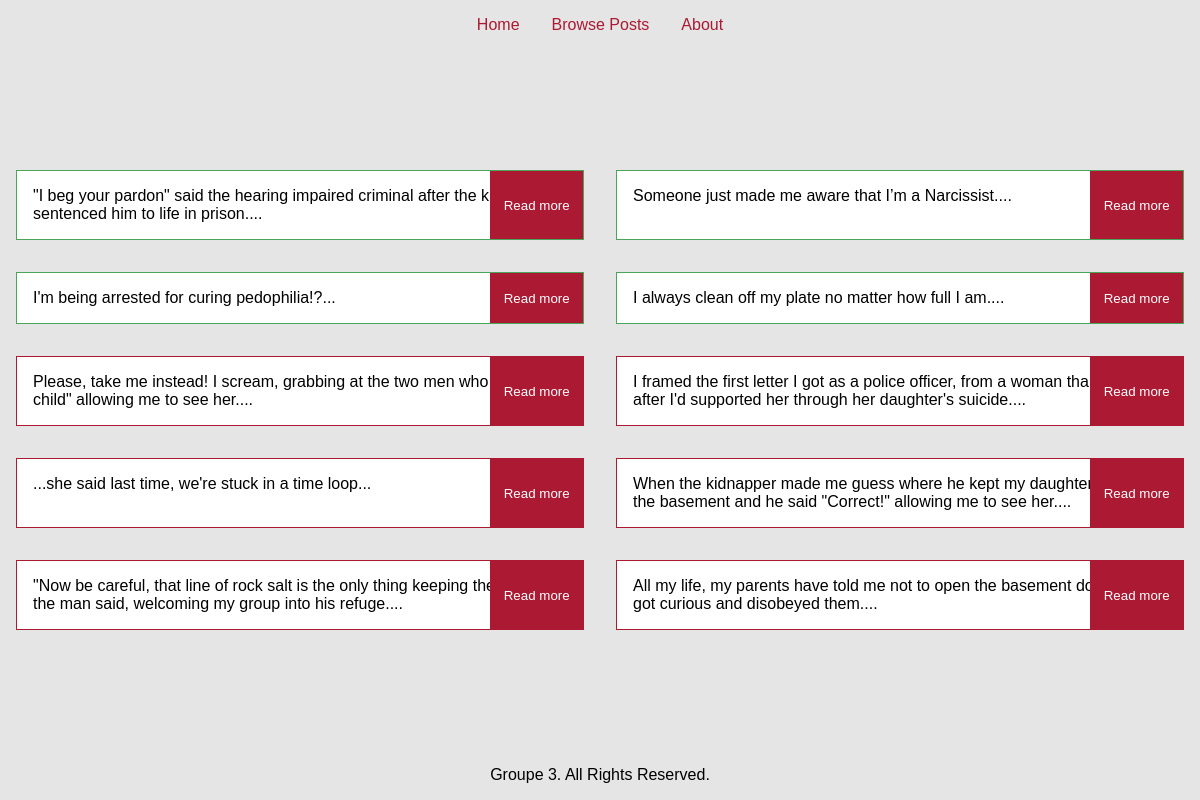
The page /?action=gallery on the database its author committed.
### tables this page shows
CREATE TABLE `Posts` (
  `Post_id` int(11) NOT NULL,
  `User_id` int(11) NOT NULL,
  `Setup` varchar(600) NOT NULL,
  `Punchline` varchar(600) NOT NULL,
  `Type` varchar(50) NOT NULL,
  `Creation_Date` datetime NOT NULL,
  `Modification_Date` datetime NOT NULL
);

### src/ctl/Controller.php (called while the page is built, shortened)
<?php
    require_once("model/PostStorageDB.php");
    require_once("view/View.php");
    class Controller{
        protected $view;
        protected $authView;
        protected $postDB;
        public function __construct(View $view, AuthView $authView, PostStorageDB $postDB, AccountStorageDB $accountDB){
            $this->view = $view;
            $this->authView = $authView;
            $this->postDB = $postDB;
        }
        public function galleryPage(){
            if($_SESSION['auth']){
                $data = $this->postDB->readAll();
                $this->authView->makeAuthGalleryPage($data);
            }
            else{
                $data = $this->postDB->readAll();
                $this->view->makeGalleryPage($data);
            }
        }
    }
?>

### index.php (called while the page is built, shortened)
<?php
require_once("model/PostStorageDB.php");
require_once("Router.php");
$r = new Router(new PostStorageDB(), new AccountStorageDB());
$r->main();
?>

### src/model/PostStorageDB.php (called while the page is built, shortened)
<?php
class PostStorageDB implements PostStorage {
    protected $host = "localhost";
    protected $db = "story";
    protected $user = "root";
    protected $password = "";
    protected $pdo;
    public function __construct() {
        $dsn = "mysql:host=" . $this->host . ";dbname=" . $this->db;
        try {
            $this->pdo = new PDO($dsn, $this->user, $this->password);
            $this->pdo->setAttribute(PDO::ATTR_DEFAULT_FETCH_MODE, PDO::FETCH_OBJ);
        }
        catch (PDOException $e) {
            echo "Nope, something happened. " . $e;
        }
    }
    public function readAll($reverse=true) {
        try {
            $stmt = $this->pdo->prepare("SELECT * FROM `Posts` ORDER BY `Creation_Date` DESC");
            $stmt->execute();
            $res = $stmt->fetchAll();
            return $res;
        } catch (PDOException $e) {
            throw new Exception('Database Post.readAll query error');
        }
    }
}
?>

### src/view/View.php (the view, shortened to what this page needs)
<?php
require_once("Router.php");
    class View{
        protected $content;
        protected $router;
        public function __construct(Router $router){
            $this->router = $router;
            $this->content = null;
        }
        public function makeGalleryPage($data){
            $this->content = "";
            $this->content .= "
            <div class='posts'>";
            foreach($data as $row){
                $borderColor = $this->getBorderColor($row);
                $this->content .= "<div class='post $borderColor'>".$row->Setup."..."."<button class='readMoreButton'><a href='.?action=unauthenticated'>Read more</a></button></div>";
            }
            $this->content .= "</div>";
        }
        protected function getMenu() {
            return array(
                "Home" => $this->router->homePage(),
                "Browse Posts" => $this->router->galleryPage(),
                "About" => $this->router->aboutPage(),
            );
        }
        public function getBorderColor($row){
            $type = $row->Type;
            $borderColor = "";
            switch($type){
                case "Short horror story":
                    $borderColor = "shortHorrorStory";
                    break;
                case "Joke":
                    $borderColor = "joke";
                    break;
            }
            return $borderColor;
        }
        public function render(){
?>
<!DOCTYPE html>
<html lang="en">
<head>
    <link rel="stylesheet" href="skin/style.css">
</head>
<body>
    <nav>
        <ul>
            <?php
                foreach ($this->getMenu() as $text => $link) {
                    echo "<li><a href=\"$link\">$text</a></li>";
                }
            ?>
        </ul>
    </nav>
    <main>
        <?php echo $this->content; ?>
    </main>
    <footer>
        <p>Groupe 3. All Rights Reserved.</p>
    </footer>
</body>
</html>
<?php
    }
}
?>

### src/Router.php (shortened to what this page needs)
<?php
require_once("model/PostStorageDB.php");
require_once("view/View.php");
require_once("view/AuthView.php");
require_once("ctl/Controller.php");
class Router{
    public function __construct(PostStorage $postDB, AccountStorage $accountDB) {
        $this->postDB = $postDB;
        $this->accountDB = $accountDB;
    }
    public function main(){
        $auth = key_exists('auth', $_SESSION) ? $_SESSION['auth'] : false;
        $action = key_exists('action', $_GET) ? $_GET['action'] : null;
        $view = new View($this);
        $authView = new AuthView($this);
        $controller = new Controller($view, $authView, $this->postDB, $this->accountDB);
        try {
            switch ($action) {
                case 'gallery':
                    $controller->galleryPage();
                    break;
            }
        } catch (Exception $e) {
            $view->makeErrorPage("Heeeeey".$e);
        }
        if($auth){
            $authView->render();
        }
        else{
            $view->render();
        }
    }
    public function homePage() {
        return ".";
    }
    public function aboutPage() {
        return ".?action=about";
    }
    public function galleryPage() {
        return ".?action=gallery";
    }
}
?>

### skin/style.css (style rules this page uses)
body { margin: 0; min-height: 100vh; background-color: #E5E5E5; font-family: Helvetica, Arial, Verdana; text-align: center; display: grid; grid-template-rows: auto 1fr auto; }
nav { margin: 1em; }
nav ul { list-style-type: none; margin: 0; padding: 0; }
nav ul li { display: inline; margin: 0 1em; }
nav ul li a { text-decoration: none; color: #AC1933; }
main { margin: auto; }
button { padding: 1.25em 2em; margin: 0.5em; }
button a { text-decoration: none; }
.readMoreButton { position:absolute; margin: 0 0 0 5px; padding: 1em; border: none; bottom:0; right:0; background-color: #AC1933; height: 100%; }
.readMoreButton a { color: white; }
.posts { display: grid; grid-template-columns: 50% 50%; }
.post { position: relative; background-color: #FFFFFF; text-align: left; margin: 1em; padding: 1em; }
.joke { border: 1px solid #4AA55B; }
.shortHorrorStory { border: 1px solid #AC1933; }
footer { min-height:50px; }

### rows shown on the page
posts: Setup "\"I beg your pardon\" said the hearing impaired criminal after the king sentenced him to life in prison."
posts: Setup "Someone just made me aware that I’m a Narcissist."
posts: Setup "I'm being arrested for curing pedophilia!?"
posts: Setup "I always clean off my plate no matter how full I am."
posts: Setup "Please, take me instead! I scream, grabbing at the two men who took my child\" allowing me to see her."
posts: Setup "I framed the first letter I got as a police officer, from a woman thanking me after I'd supported her through her daughter's suicide."
posts: Setup "...she said last time, we're stuck in a time loop"
posts: Setup "When the kidnapper made me guess where he kept my daughter, I went for the basement and he said \"Correct!\" allowing me to see her."
posts: Setup "\"Now be careful, that line of rock salt is the only thing keeping them out,\" the man said, welcoming my group into his refuge."
posts: Setup "All my life, my parents have told me not to open the basement door, but I got curious and disobeyed them."

### other values the page prints
$text "Home"
$text "Browse Posts"
$text "About"
